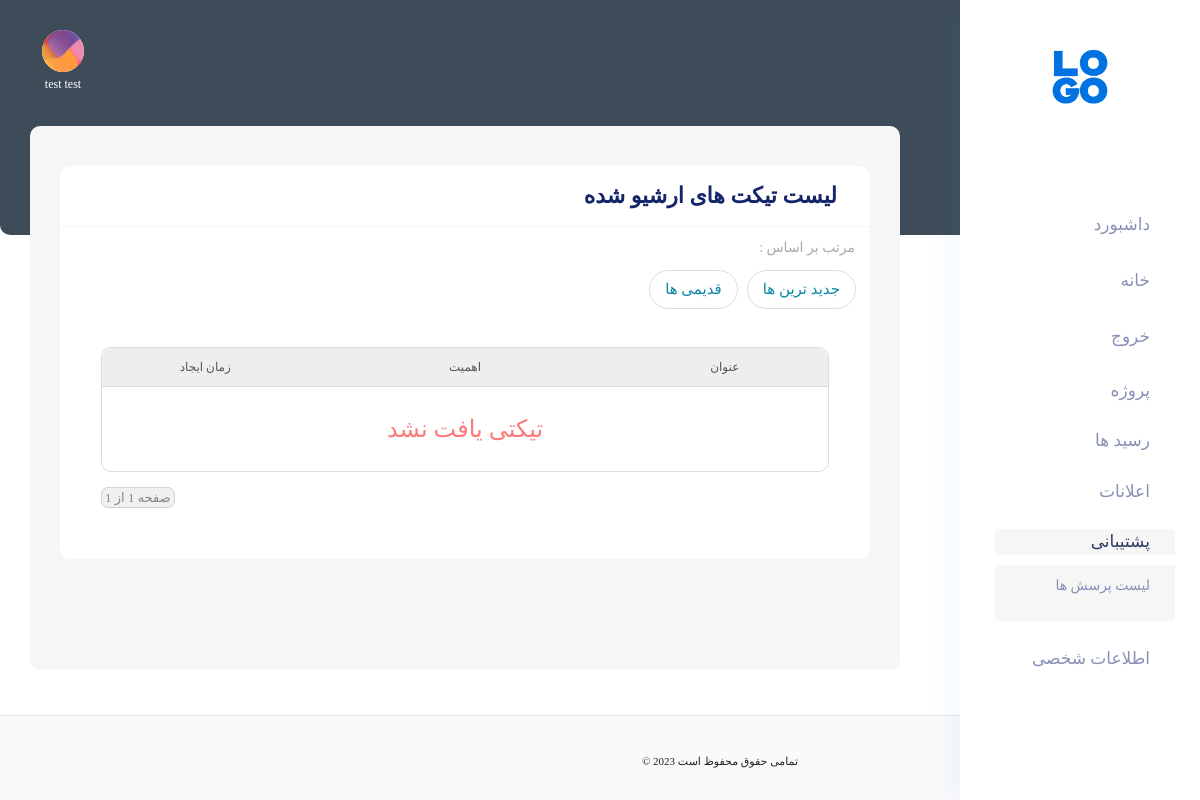
Page /u/dashboard/support/ticket/list/archive (signed in) on the committed database.
### account/models.py (models this page shows, shortened)
class User(AbstractUser):
    ROLE_USER_OPTIONS = (
        ('normal_user', 'کاربر عادی'),
        ('financial_user', 'ادمین مالی'),
        ('super_user', 'ادمین وِیژه'),
    )
    first_name = models.CharField("first name", max_length=150, blank=True, default="بدون نام")
    username = None
    email = models.EmailField("email address", null=True, blank=True, unique=True)
    phonenumber = PhoneNumberField(region='IR', unique=True)
    is_phonenumber_confirmed = models.BooleanField(default=False)
    role = models.CharField(max_length=20, choices=ROLE_USER_OPTIONS, default='normal_user')
    USERNAME_FIELD = "phonenumber"
    REQUIRED_FIELDS = []
    objects = CustomBaseUserManager()
    normal_user = NormalUserManager()
    financial_user = FinancialUserManager()
    super_user = SuperUserManager()
    class Meta:
        ordering = '-id',
    @property
    def is_admin(self):
        return True if self.role in settings.ADMIN_USER_ROLES else False
    @property
    def is_common_admin(self):
        return True if self.role in settings.COMMON_ADMIN_USER_ROLES else False
    @property
    def is_super_admin(self):
        return True if self.role in settings.SUPER_ADMIN_ROLES else False
    def get_full_name(self):
        fl = f'{self.first_name} {self.last_name}'.strip() or 'بدون نام'
        return fl
    def get_image_url(self):
        return '/static/images/dashboard/client_img.png'
    def get_archived_tickets(self):
        return Ticket.objects.filter(to_user=self, is_open=False)

### support/views/dashboard.py (the view, shortened to what this page needs)
# urls.py: path('u/dashboard/support/ticket/list/archive', dashboard.TicketListArchive.as_view(), name='support_dashboard_ticket_list_archive'),
class TicketListArchive(View):
    template_name = 'support/dashboard/ticket/list-archive.html'
    def get(self, request):
        page_num = request.GET.get('page', 1)
        user = request.user
        if user.is_admin:
            tickets = Ticket.objects.filter(is_open=False)
        else:
            tickets = user.get_archived_tickets()
        pagination = Paginator(tickets, 20)
        pagination = pagination.get_page(page_num)
        tickets = pagination.object_list
        context = {
            'tickets': tickets,
            'pagination': pagination
        }
        return render(request, self.template_name, context)

### support/templates/support/dashboard/ticket/list-archive.html (shortened to what this page needs)
{% extends 'account/dashboard/components/base/base_template.html' %}
{% block Content %}
    {% include 'account/dashboard/components/base/nav.html' %}
    <section class="main_content dashboard_part large_header_bg">
        {% include 'account/dashboard/components/base/header.html' %}
        <div class="main_content_iner">
            <div class="container-fluid p-0 ">
                <div class="col-lg-12">
                    <div class="white_card mb_30">
                        <div class="white_card_header">
                            <div class="box_header m-0">
                                <div class="main-title">
                                    <h3 class="m-0">لیست تیکت های ارشیو شده</h3>
                                </div>
                            </div>
                        </div>
                        <div class="filters-radio">
                            <div class="title">
                                مرتب بر اساس :
                            </div>
                            <div class="container">
                                <div>
                                    <a class="{% if request.GET.sort_by == 'latest' %}active{% endif %}"
                                       href="{% url 'support:support_dashboard_ticket_list_archive' %}?sort_by=latest">
                                        جدید ترین ها
                                    </a>
                                </div>
                                <div>
                                    <a class="{% if request.GET.sort_by == 'oldest' %}active{% endif %}"
                                       href="{% url 'support:support_dashboard_ticket_list_archive' %}?sort_by=oldest">
                                        قدیمی ها
                                    </a>
                                </div>
                            </div>
                        </div>
                        <div class="white_card_body">
                            <div class="card-body">
                                <div class="list-row">
                                    <div class="title-list-row">
                                        <div class="col-3">
                                            عنوان
                                        </div>
                                        <div class="col-3">
                                            اهمیت
                                        </div>
                                        <div class="col-3">
                                            زمان ایجاد
                                        </div>
                                    </div>
                                    {% for ticket in tickets %}
                                        <div class="detail-row">
                                            <div class="col-3">
                                                <a href="{{ ticket.get_absolute_url }}">
                                                    {{ ticket.title|truncatechars:20 }}
                                                </a>
                                            </div>
                                            <div class="col-3">
                                                {{ ticket.get_degree_of_importance_label }}
                                            </div>
                                            {% if user.is_admin %}
                                                <div class="col-3">
                                                    <a href="{{ ticket.to_user.get_absolute_url }}">
                                                        {{ ticket.to_user.get_raw_phonenumber }}
                                                        <span class="font-60 text-muted">
                                                    {{ ticket.to_user.get_full_name }}
                                                </span>
                                                    </a>
                                                </div>
                                            {% endif %}
                                            <div class="col-3 datetime-convert font-60 datetime-convert">
                                                {{ ticket.get_created_at }}
                                            </div>
                                        </div>
                                    {% empty %}
                                        <div class="container-not-found-base">
                                            <p>تیکتی یافت نشد</p>
                                        </div>
                                    {% endfor %}
                                </div>
                                <div class="pagination">
                                    <div class="step-links">
                                        <span class="current">
                                        صفحه  {{ pagination.number }} از {{ pagination.paginator.num_pages }}
                                        </span>
                                    </div>
                                </div>
                            </div>
                        </div>
                    </div>
                </div>
            </div>
        </div>
        {% include 'account/dashboard/components/base/footer.html' %}
    </section>
{% endblock %}

### account/templates/account/dashboard/components/base/header.html (shortened to what this page needs)
{% load static %}
<header>
    <div class="container-fluid g-0">
        <div class="row">
            <div class="col-lg-12 p-0 ">
                <div class="header_iner d-flex justify-content-between align-items-center">
                    <div class="header_right d-flex justify-content-between align-items-center">
                        <div class="header_notification_warp d-flex align-items-center">
                            <li class="m-1" title="اعلانات">
                                <a href="{% url 'notification:notification_dashboard_user_personal_list' %}"><i
                                        class="fa fa-bell"></i></a>
                            </li>
                            <li class="m-1" title="خروج">
                                <a href="{% url 'account:logout' %}">
                                    <i class="fa fa-sign-out-alt"></i>
                                </a>
                            </li>
                        </div>
                        <div class="profile_info text-center mx-4">
                            <a href="{% url 'account:info_detail' %}">
                                <img src="{{ user.get_image_url }}" alt="{{ user.get_full_name }}">
                                <p class="font-60 text-center text-white">
                                    {{ user.get_full_name|truncatechars:30 }}
                                </p>
                            </a>
                        </div>
                    </div>
                </div>
            </div>
        </div>
    </div>
</header>

### static/styles/form.css (style rules this page uses)
::placeholder { font-family: 'Vazir'; font-size: 80%; color: #aaa; }

### static/styles/base.css (style rules this page uses)
* { margin: 0; padding: 0; box-sizing: border-box; }
body { font-family: 'Vazir'; }
.container-not-found-base { text-align: center; margin: 30px auto; }
.container-not-found-base p { font-size: 160%; font-family: KalamehBlack; color: rgb(253 122 122); }
.list-row { border: 1px solid #dcdcdc; border-radius: 10px; font-size: 80%; text-align: center; width: 100%; white-space: nowrap; }
.title-list-row { border-radius: 10px 10px 0 0; padding: 10px; background: #eee; display: flex; justify-content: space-between; align-items: center; border-bottom: 1px solid #ddd; width: 100%; }
.title-list-row > div { display: inline-block; margin: 0 5px; color: #555; font-size: 80%; }
.font-60 { font-size: 60% !important; }
.pagination { direction: ltr; display: block !important; text-align: left; margin: 15px 0; }
.pagination .step-links { background: #f0f0f0; border: 1px solid #d2d2d2; display: inline-block; border-radius: 7px; }
.pagination .current { font-size: 65%; padding: 0 3px; color: #888; }
.filters-radio .container { margin-top: 10px; }
.filters-radio .title { color: #aaa; font-size: 70%; margin: 10px 15px; }
.filters-radio .container > div { display: inline-block; margin: 2px; }
.filters-radio a { font-size: 75%; color: #0886a6; display: inline-block; border: 1px solid #ddd; border-radius: 50px; padding: 7px 15px; transition: all .3s; }
.title { color: #aaa; font-size: 70%; margin: 10px 15px; }
@media screen and (max-width: 1400px) { .list-row { font-size: 75%; } }

### rows in the picture
User: get_full_name (picture), get_full_name "test test"

### other values in the picture
{{ pagination.paginator.num_pages }} "1"
